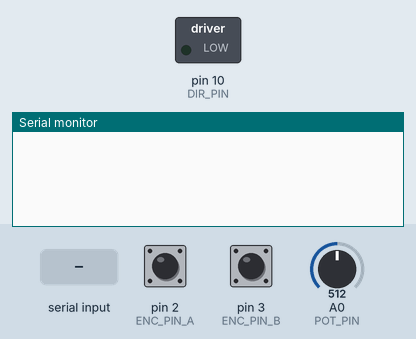
This sketch was run on a simulated Arduino Uno, built with avr-gcc and run on an emulated ATmega328P. On the bench: switched loads named in the sketch (green lamp = pin HIGH), the last lines printed to the serial monitor. The inputs (shaded band) are chosen by the test bench; at power-on: pin 2 (ENC_PIN_A) HIGH, pin 3 (ENC_PIN_B) HIGH, A0 (POT_PIN) = 512.

Above: at 1.2 s.
1.3 s: "u 1\n" received over Serial
At 1.8 s:
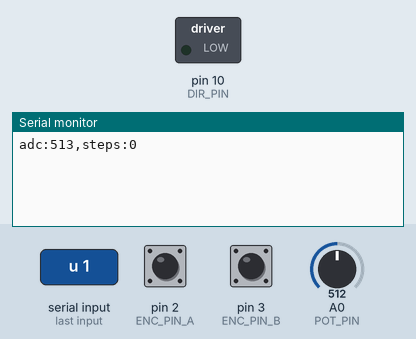
2.8 s: " \n" received over Serial
At 4.1 s:
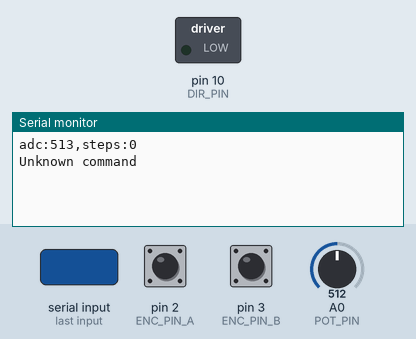

The sketch:

steer-stepper.ino
```cpp
// Arduino code for steering control unit

#define ENC_PIN_A  2  // INT0/PD2
#define ENC_PIN_B  3  // INT1/PD3

#define ENABLE_PIN  9   // Asserted low on stepper driver
#define DIR_PIN    10   // Pin controlling rotation direction
#define STEP_PIN   11   // INT1/PB3/OC2
#define POT_PIN    A0   // Pin to read voltage from potentiometer

// Input command string
String command;

// Number of steps taken by motor after a command is issued.
volatile unsigned long steps = 0;

// Digitized reading from potentiometer (running average - see ewma() below)
unsigned int angleADC = 0;

// Steering angle limits as ADC readings. Empirically determined.
int maxLeftADC = 577;
int maxRightADC = 254;

// Quadrature encoder variables - modified in interrupt handlers
volatile long encoderPos = 0;
volatile byte prevA = 0, prevB = 0;
int prevEnc = 0; // Not strictly necessary; just printing to study behavior

// Exponentially weighted moving average for integer data. Used for over-
// sampling noisy measurements in a time series.
// When using the result, it must be divided by 16: x16 >> 4.
void ewma(unsigned int x, unsigned int &x16)
{
  // Compute weights like 1/16*(current x) + 15/16*(prev running avg x), except
  // multiplied through by 16 to avoid precision loss from int division:
  // 16*xavg = x + 16*xavg - (16*xavg - 16/2)/16
  x16 = x + x16 - ((x16 - 8) >> 4);
}

void steerTo(int targetADC, int tolerance)
{
  int currentADC = (angleADC >> 4);

  // Validate inputs
  // if (targetADC >= maxLeftADC || targetADC <= maxRightADC)
  // {
  //   pinMode(STEP_PIN, INPUT);
  //   return;
  // }

  if (currentADC > targetADC + tolerance)
  {
    // Steer right
    pinMode(STEP_PIN, OUTPUT);
    digitalWrite(DIR_PIN, LOW);
  }

  else if (currentADC < targetADC - tolerance)
  {
    // Steer left
    pinMode(STEP_PIN, OUTPUT);
    digitalWrite(DIR_PIN, HIGH);
  }

  else
  {
    // Hold the current steering angle.
    // Disable timer output and reset stepper pulse counter
    pinMode(STEP_PIN, INPUT);
    steps = 0;
  }
}

void handleCommands()
{
  char c = Serial.read();
  if (c == '\n')
  {
    String op = command;
    int arg = 0;

    // If command has a space, assign separate operation and argument parts
    int spaceIndex = command.indexOf(" ");
    if (spaceIndex >= 0)
    {
      op = command.substring(0, spaceIndex);
      arg = command.substring(spaceIndex + 1).toInt();
    }

    // Please reply to request for latest steering angle reading
    if (op.equalsIgnoreCase("u"))
    {
      String s = String("adc:") + (angleADC >> 4) + String(",steps:") + steps;
      Serial.println(s);
    }

    // Steer the car - expecting that arg is a target position in ADC units.
    else if (op.equalsIgnoreCase("s"))
    {
      // Currently the motor runs at a fixed speed (stepper pulse rate).
      steerTo(arg, 10);
    }

    // Fall-through case
    else
    {
      Serial.print("Unknown command ");
      Serial.println(op);
    }

    // Reset
    command = "";
  }

  else
  {
    command += c;
  }
}

void setup()
{
  pinMode(DIR_PIN, OUTPUT);

  // Configure Timer 2 for phase-correct (count-up-count-down) PWM
  // mode, with variable PWM frequency (controlled by OCR2A).
  TCCR2A = (1 << WGM20) | (1 << COM2A0) | (1 << COM2B1);
  TCCR2B |= (1 << CS22);   // Prescale to F_CPU/64 (datasheet table 18-9)
  TCCR2B |= (1 << WGM22);  // Toggle OC2A on compare match (table 18-4)

  // With the WGM22 and COM2A0 bits set, OC2A toggles based on the OCR2A value.
  // Pin 11 frequency:
  // f = 16MHz / 64 / (2*OCR2A) / 2 = 62500 Hz / OCR2A
  // duty cycle = 50% (fixed)
  OCR2A = 110;

  // Enable motor
  digitalWrite(ENABLE_PIN, LOW);

  Serial.begin(115200);
  command.reserve(128); // Allocate 128 bytes for input string

  // Set up count() as an interrupt handler
  attachInterrupt(digitalPinToInterrupt(STEP_PIN), count, FALLING);

  // Quadrature decoder setup
  prevA = digitalRead(ENC_PIN_A);
  prevB = digitalRead(ENC_PIN_B);
  attachInterrupt(digitalPinToInterrupt(ENC_PIN_A), decodeA, RISING);
  attachInterrupt(digitalPinToInterrupt(ENC_PIN_B), decodeB, CHANGE);

  // Wait for serial port to connect
  while (!Serial) {;}
}

void loop()
{
  if (Serial.available())
  {
    handleCommands();
  }

  ewma(analogRead(POT_PIN), angleADC);
}

// Pin-change interrupt callback to increment step counter (only called when
// PWM output is enabled).
void count()
{
  steps++;
}

// ISRs for quadrature decoder readout
void decodeA()
{
  prevB ? encoderPos-- : encoderPos++;
}
void decodeB()
{
  prevB = !prevB;
}
```

Measured:
- after the input at 1.3 s, the serial monitor: prints a new line at once (image 1)
- after the input at 2.8 s, the serial monitor: prints a new line at once (image 2)
